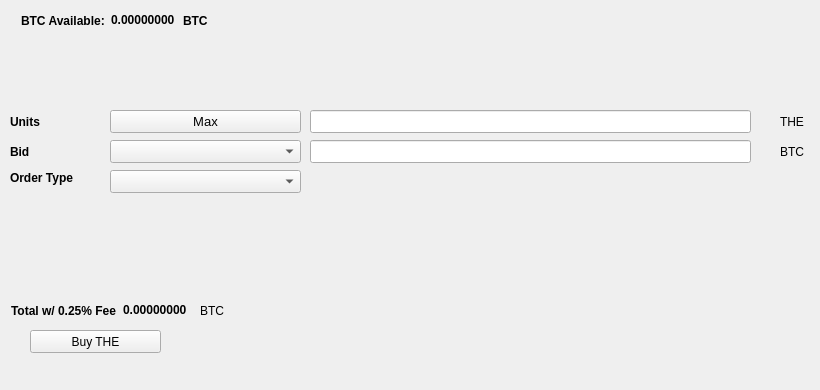
   <widget class="QWidget" name="BuyTab">
    <attribute name="title">
     <string>Buy</string>
    </attribute>
    <widget class="QPushButton" name="BuyTHE">
     <property name="geometry">
      <rect>
       <x>30</x>
       <y>330</y>
       <width>131</width>
       <height>23</height>
      </rect>
     </property>
     <property name="text">
      <string>Buy THE</string>
     </property>
     <property name="icon">
      <iconset resource="../thenode.qrc">
       <normaloff>:/icons/bitcoin</normaloff>:/icons/bitcoin</iconset>
     </property>
    </widget>
    <widget class="QLabel" name="label_3">
     <property name="geometry">
      <rect>
       <x>10</x>
       <y>110</y>
       <width>46</width>
       <height>23</height>
      </rect>
     </property>
     <property name="font">
      <font>
       <weight>75</weight>
       <bold>true</bold>
      </font>
     </property>
     <property name="text">
      <string>Units</string>
     </property>
    </widget>
    <widget class="QLineEdit" name="UnitsInput">
     <property name="geometry">
      <rect>
       <x>310</x>
       <y>110</y>
       <width>441</width>
       <height>23</height>
      </rect>
     </property>
     <property name="font">
      <font>
       <pointsize>9</pointsize>
       <weight>75</weight>
       <bold>true</bold>
      </font>
     </property>
    </widget>
    <widget class="QLineEdit" name="BuyBidPriceEdit">
     <property name="geometry">
      <rect>
       <x>310</x>
       <y>140</y>
       <width>441</width>
       <height>23</height>
      </rect>
     </property>
     <property name="font">
      <font>
       <pointsize>9</pointsize>
       <weight>75</weight>
       <bold>true</bold>
      </font>
     </property>
    </widget>
    <widget class="QLabel" name="label_4">
     <property name="geometry">
      <rect>
       <x>780</x>
       <y>110</y>
       <width>31</width>
       <height>23</height>
      </rect>
     </property>
     <property name="text">
      <string>THE</string>
     </property>
    </widget>
    <widget class="QLabel" name="label_5">
     <property name="geometry">
      <rect>
       <x>780</x>
       <y>140</y>
       <width>31</width>
       <height>23</height>
      </rect>
     </property>
     <property name="text">
      <string>BTC</string>
     </property>
    </widget>
    <widget class="QLabel" name="label_6">
     <property name="geometry">
      <rect>
       <x>10</x>
       <y>140</y>
       <width>46</width>
       <height>23</height>
      </rect>
     </property>
     <property name="font">
      <font>
       <weight>75</weight>
       <bold>true</bold>
      </font>
     </property>
     <property name="text">
      <string>Bid</string>
     </property>
    </widget>
    <widget class="QLabel" name="label_7">
     <property name="geometry">
      <rect>
       <x>10</x>
       <y>170</y>
       <width>91</width>
       <height>16</height>
      </rect>
     </property>
     <property name="font">
      <font>
       <weight>75</weight>
       <bold>true</bold>
      </font>
     </property>
     <property name="text">
      <string>Order Type</string>
     </property>
    </widget>
    <widget class="QPushButton" name="Buy_Max_Amount">
     <property name="geometry">
      <rect>
       <x>110</x>
       <y>110</y>
       <width>191</width>
       <height>23</height>
      </rect>
     </property>
     <property name="font">
      <font>
       <pointsize>10</pointsize>
      </font>
     </property>
     <property name="text">
      <string>Max</string>
     </property>
    </widget>
    <widget class="QComboBox" name="BuyBidcomboBox">
     <property name="geometry">
      <rect>
       <x>110</x>
       <y>140</y>
       <width>191</width>
       <height>23</height>
      </rect>
     </property>
     <property name="font">
      <font>
       <pointsize>10</pointsize>
      </font>
     </property>
    </widget>
    <widget class="QComboBox" name="buyOrdertypeCombo">
     <property name="geometry">
      <rect>
       <x>110</x>
       <y>170</y>
       <width>191</width>
       <height>23</height>
      </rect>
     </property>
     <property name="font">
      <font>
       <pointsize>10</pointsize>
      </font>
     </property>
    </widget>
    <widget class="QWidget" name="layoutWidget1">
     <property name="geometry">
      <rect>
       <x>21</x>
       <y>11</y>
       <width>227</width>
       <height>19</height>
      </rect>
     </property>
     <layout class="QHBoxLayout" name="horizontalLayout_3">
      <item>
       <widget class="QLabel" name="label232">
        <property name="font">
         <font>
          <weight>75</weight>
          <bold>true</bold>
         </font>
        </property>
        <property name="text">
         <string>BTC Available:</string>
        </property>
       </widget>
      </item>
      <item>
       <widget class="QLabel" name="BtcAvailableLbl">
        <property name="palette">
         <palette>
          <active>
           <colorrole role="WindowText">
            <brush brushstyle="SolidPattern">
             <color alpha="255">
              <red>0</red>
              <green>0</green>
              <blue>0</blue>
             </color>
            </brush>
           </colorrole>
           <colorrole role="Button">
            <brush brushstyle="SolidPattern">
             <color alpha="255">
              <red>0</red>
              <green>170</green>
              <blue>0</blue>
             </color>
            </brush>
           </colorrole>
           <colorrole role="Light">
            <brush brushstyle="SolidPattern">
             <color alpha="255">
              <red>0</red>
              <green>255</green>
              <blue>0</blue>
             </color>
            </brush>
           </colorrole>
           <colorrole role="Midlight">
            <brush brushstyle="SolidPattern">
             <color alpha="255">
              <red>0</red>
              <green>212</green>
              <blue>0</blue>
             </color>
            </brush>
           </colorrole>
           <colorrole role="Dark">
            <brush brushstyle="SolidPattern">
             <color alpha="255">
              <red>0</red>
              <green>85</green>
              <blue>0</blue>
             </color>
            </brush>
           </colorrole>
           <colorrole role="Mid">
            <brush brushstyle="SolidPattern">
             <color alpha="255">
              <red>0</red>
              <green>113</green>
              <blue>0</blue>
             </color>
            </brush>
           </colorrole>
           <colorrole role="Text">
            <brush brushstyle="SolidPattern">
             <color alpha="255">
              <red>0</red>
              <green>170</green>
              <blue>0</blue>
             </color>
            </brush>
           </colorrole>
           <colorrole role="BrightText">
            <brush brushstyle="SolidPattern">
             <color alpha="255">
              <red>255</red>
              <green>255</green>
              <blue>255</blue>
             </color>
            </brush>
           </colorrole>
           <colorrole role="ButtonText">
            <brush brushstyle="SolidPattern">
             <color alpha="255">
              <red>0</red>
              <green>0</green>
              <blue>0</blue>
             </color>
            </brush>
           </colorrole>
           <colorrole role="Base">
            <brush brushstyle="SolidPattern">
             <color alpha="255">
              <red>255</red>
              <green>255</green>
              <blue>255</blue>
             </color>
            </brush>
           </colorrole>
           <colorrole role="Window">
            <brush brushstyle="SolidPattern">
             <color alpha="255">
              <red>0</red>
              <green>170</green>
              <blue>0</blue>
             </color>
            </brush>
           </colorrole>
           <colorrole role="Shadow">
            <brush brushstyle="SolidPattern">
             <color alpha="255">
              <red>0</red>
              <green>0</green>
              <blue>0</blue>
             </color>
            </brush>
           </colorrole>
           <colorrole role="AlternateBase">
            <brush brushstyle="SolidPattern">
             <color alpha="255">
              <red>127</red>
              <green>212</green>
              <blue>127</blue>
             </color>
            </brush>
           </colorrole>
           <colorrole role="ToolTipBase">
            <brush brushstyle="SolidPattern">
             <color alpha="255">
              <red>255</red>
              <green>255</green>
              <blue>220</blue>
             </color>
            </brush>
           </colorrole>
           <colorrole role="ToolTipText">
            <brush brushstyle="SolidPattern">
             <color alpha="255">
              <red>0</red>
              <green>0</green>
              <blue>0</blue>
             </color>
            </brush>
           </colorrole>
          </active>
          <inactive>
           <colorrole role="WindowText">
            <brush brushstyle="SolidPattern">
             <color alpha="255">
              <red>0</red>
              <green>0</green>
              <blue>0</blue>
             </color>
            </brush>
           </colorrole>
           <colorrole role="Button">
            <brush brushstyle="SolidPattern">
             <color alpha="255">
              <red>0</red>
              <green>170</green>
              <blue>0</blue>
             </color>
            </brush>
           </colorrole>
           <colorrole role="Light">
            <brush brushstyle="SolidPattern">
             <color alpha="255">
              <red>0</red>
              <green>255</green>
              <blue>0</blue>
             </color>
            </brush>
           </colorrole>
           <colorrole role="Midlight">
            <brush brushstyle="SolidPattern">
             <color alpha="255">
              <red>0</red>
              <green>212</green>
              <blue>0</blue>
             </color>
            </brush>
           </colorrole>
           <colorrole role="Dark">
            <brush brushstyle="SolidPattern">
             <color alpha="255">
              <red>0</red>
              <green>85</green>
              <blue>0</blue>
             </color>
            </brush>
           </colorrole>
           <colorrole role="Mid">
            <brush brushstyle="SolidPattern">
             <color alpha="255">
              <red>0</red>
              <green>113</green>
              <blue>0</blue>
             </color>
            </brush>
           </colorrole>
           <colorrole role="Text">
            <brush brushstyle="SolidPattern">
             <color alpha="255">
              <red>0</red>
              <green>170</green>
              <blue>0</blue>
             </color>
            </brush>
           </colorrole>
           <colorrole role="BrightText">
            <brush brushstyle="SolidPattern">
             <color alpha="255">
              <red>255</red>
              <green>255</green>
              <blue>255</blue>
             </color>
            </brush>
           </colorrole>
           <colorrole role="ButtonText">
            <brush brushstyle="SolidPattern">
             <color alpha="255">
              <red>0</red>
              <green>0</green>
              <blue>0</blue>
             </color>
            </brush>
           </colorrole>
           <colorrole role="Base">
            <brush brushstyle="SolidPattern">
             <color alpha="255">
              <red>255</red>
              <green>255</green>
              <blue>255</blue>
             </color>
            </brush>
           </colorrole>
           <colorrole role="Window">
            <brush brushstyle="SolidPattern">
             <color alpha="255">
              <red>0</red>
              <green>170</green>
              <blue>0</blue>
             </color>
            </brush>
           </colorrole>
           <colorrole role="Shadow">
            <brush brushstyle="SolidPattern">
             <color alpha="255">
              <red>0</red>
              <green>0</green>
              <blue>0</blue>
             </color>
            </brush>
           </colorrole>
           <colorrole role="AlternateBase">
            <brush brushstyle="SolidPattern">
             <color alpha="255">
              <red>127</red>
              <green>212</green>
              <blue>127</blue>
             </color>
            </brush>
           </colorrole>
           <colorrole role="ToolTipBase">
            <brush brushstyle="SolidPattern">
             <color alpha="255">
              <red>255</red>
              <green>255</green>
              <blue>220</blue>
             </color>
            </brush>
           </colorrole>
           <colorrole role="ToolTipText">
            <brush brushstyle="SolidPattern">
             <color alpha="255">
              <red>0</red>
              <green>0</green>
              <blue>0</blue>
             </color>
            </brush>
           </colorrole>
          </inactive>
          <disabled>
           <colorrole role="WindowText">
            <brush brushstyle="SolidPattern">
             <color alpha="255">
              <red>0</red>
              <green>85</green>
              <blue>0</blue>
             </color>
            </brush>
           </colorrole>
           <colorrole role="Button">
            <brush brushstyle="SolidPattern">
             <color alpha="255">
              <red>0</red>
              <green>170</green>
              <blue>0</blue>
             </color>
            </brush>
           </colorrole>
           <colorrole role="Light">
            <brush brushstyle="SolidPattern">
             <color alpha="255">
              <red>0</red>
              <green>255</green>
              <blue>0</blue>
             </color>
            </brush>
           </colorrole>
           <colorrole role="Midlight">
            <brush brushstyle="SolidPattern">
             <color alpha="255">
              <red>0</red>
              <green>212</green>
              <blue>0</blue>
             </color>
            </brush>
           </colorrole>
           <colorrole role="Dark">
            <brush brushstyle="SolidPattern">
             <color alpha="255">
              <red>0</red>
              <green>85</green>
              <blue>0</blue>
             </color>
            </brush>
           </colorrole>
           <colorrole role="Mid">
            <brush brushstyle="SolidPattern">
             <color alpha="255">
              <red>0</red>
              <green>113</green>
              <blue>0</blue>
             </color>
            </brush>
           </colorrole>
           <colorrole role="Text">
            <brush brushstyle="SolidPattern">
             <color alpha="255">
              <red>0</red>
              <green>85</green>
              <blue>0</blue>
             </color>
            </brush>
           </colorrole>
           <colorrole role="BrightText">
            <brush brushstyle="SolidPattern">
             <color alpha="255">
              <red>255</red>
              <green>255</green>
              <blue>255</blue>
             </color>
            </brush>
           </colorrole>
           <colorrole role="ButtonText">
            <brush brushstyle="SolidPattern">
             <color alpha="255">
              <red>0</red>
              <green>85</green>
              <blue>0</blue>
             </color>
            </brush>
           </colorrole>
           <colorrole role="Base">
            <brush brushstyle="SolidPattern">
             <color alpha="255">
              <red>0</red>
              <green>170</green>
              <blue>0</blue>
             </color>
            </brush>
           </colorrole>
           <colorrole role="Window">
            <brush brushstyle="SolidPattern">
             <color alpha="255">
              <red>0</red>
              <green>170</green>
              <blue>0</blue>
             </color>
            </brush>
           </colorrole>
           <colorrole role="Shadow">
            <brush brushstyle="SolidPattern">
             <color alpha="255">
              <red>0</red>
              <green>0</green>
              <blue>0</blue>
             </color>
            </brush>
           </colorrole>
           <colorrole role="AlternateBase">
            <brush brushstyle="SolidPattern">
             <color alpha="255">
              <red>0</red>
              <green>170</green>
              <blue>0</blue>
             </color>
            </brush>
           </colorrole>
           <colorrole role="ToolTipBase">
            <brush brushstyle="SolidPattern">
             <color alpha="255">
              <red>255</red>
              <green>255</green>
              <blue>220</blue>
             </color>
            </brush>
           </colorrole>
           <colorrole role="ToolTipText">
            <brush brushstyle="SolidPattern">
             <color alpha="255">
              <red>0</red>
              <green>0</green>
              <blue>0</blue>
             </color>
            </brush>
           </colorrole>
          </disabled>
         </palette>
        </property>
        <property name="font">
         <font>
          <weight>75</weight>
          <bold>true</bold>
         </font>
        </property>
        <property name="text">
         <string>0.00000000</string>
        </property>
        <property name="textInteractionFlags">
         <set>Qt::LinksAccessibleByMouse|Qt::TextSelectableByKeyboard|Qt::TextSelectableByMouse</set>
        </property>
       </widget>
      </item>
      <item>
       <widget class="QLabel" name="BtcAvailableLbl_2">
        <property name="font">
         <font>
          <weight>75</weight>
          <bold>true</bold>
         </font>
        </property>
        <property name="text">
         <string>BTC</string>
        </property>
       </widget>
      </item>
     </layout>
    </widget>
    <widget class="QWidget" name="layoutWidge2">
     <property name="geometry">
      <rect>
       <x>11</x>
       <y>301</y>
       <width>259</width>
       <height>19</height>
      </rect>
     </property>
     <layout class="QHBoxLayout" name="horizontalLayout_4">
      <item>
       <widget class="QLabel" name="label_9">
        <property name="font">
         <font>
          <weight>75</weight>
          <bold>true</bold>
         </font>
        </property>
        <property name="text">
         <string>Total w/ 0.25% Fee</string>
        </property>
       </widget>
      </item>
      <item>
       <widget class="QLabel" name="BuyCostLabel">
        <property name="palette">
         <palette>
          <active>
           <colorrole role="WindowText">
            <brush brushstyle="SolidPattern">
             <color alpha="255">
              <red>0</red>
              <green>0</green>
              <blue>0</blue>
             </color>
            </brush>
           </colorrole>
           <colorrole role="Button">
            <brush brushstyle="SolidPattern">
             <color alpha="255">
              <red>0</red>
              <green>170</green>
              <blue>0</blue>
             </color>
            </brush>
           </colorrole>
           <colorrole role="Light">
            <brush brushstyle="SolidPattern">
             <color alpha="255">
              <red>0</red>
              <green>255</green>
              <blue>0</blue>
             </color>
            </brush>
           </colorrole>
           <colorrole role="Midlight">
            <brush brushstyle="SolidPattern">
             <color alpha="255">
              <red>0</red>
              <green>212</green>
              <blue>0</blue>
             </color>
            </brush>
           </colorrole>
           <colorrole role="Dark">
            <brush brushstyle="SolidPattern">
             <color alpha="255">
              <red>0</red>
              <green>85</green>
              <blue>0</blue>
             </color>
            </brush>
           </colorrole>
           <colorrole role="Mid">
            <brush brushstyle="SolidPattern">
             <color alpha="255">
              <red>0</red>
              <green>113</green>
              <blue>0</blue>
             </color>
            </brush>
           </colorrole>
           <colorrole role="Text">
            <brush brushstyle="SolidPattern">
             <color alpha="255">
              <red>0</red>
              <green>170</green>
              <blue>0</blue>
             </color>
            </brush>
           </colorrole>
           <colorrole role="BrightText">
            <brush brushstyle="SolidPattern">
             <color alpha="255">
              <red>255</red>
              <green>255</green>
              <blue>255</blue>
             </color>
            </brush>
           </colorrole>
           <colorrole role="ButtonText">
            <brush brushstyle="SolidPattern">
             <color alpha="255">
              <red>0</red>
              <green>0</green>
              <blue>0</blue>
             </color>
            </brush>
           </colorrole>
           <colorrole role="Base">
            <brush brushstyle="SolidPattern">
             <color alpha="255">
              <red>255</red>
              <green>255</green>
              <blue>255</blue>
             </color>
            </brush>
           </colorrole>
           <colorrole role="Window">
            <brush brushstyle="SolidPattern">
             <color alpha="255">
              <red>0</red>
              <green>170</green>
              <blue>0</blue>
             </color>
            </brush>
           </colorrole>
           <colorrole role="Shadow">
            <brush brushstyle="SolidPattern">
             <color alpha="255">
              <red>0</red>
              <green>0</green>
              <blue>0</blue>
             </color>
            </brush>
           </colorrole>
           <colorrole role="AlternateBase">
            <brush brushstyle="SolidPattern">
             <color alpha="255">
              <red>127</red>
              <green>212</green>
              <blue>127</blue>
             </color>
            </brush>
           </colorrole>
           <colorrole role="ToolTipBase">
            <brush brushstyle="SolidPattern">
             <color alpha="255">
              <red>255</red>
              <green>255</green>
              <blue>220</blue>
             </color>
            </brush>
           </colorrole>
           <colorrole role="ToolTipText">
            <brush brushstyle="SolidPattern">
             <color alpha="255">
              <red>0</red>
              <green>0</green>
              <blue>0</blue>
             </color>
            </brush>
           </colorrole>
          </active>
          <inactive>
           <colorrole role="WindowText">
            <brush brushstyle="SolidPattern">
             <color alpha="255">
              <red>0</red>
              <green>0</green>
              <blue>0</blue>
             </color>
            </brush>
           </colorrole>
           <colorrole role="Button">
            <brush brushstyle="SolidPattern">
             <color alpha="255">
              <red>0</red>
              <green>170</green>
              <blue>0</blue>
             </color>
            </brush>
           </colorrole>
           <colorrole role="Light">
            <brush brushstyle="SolidPattern">
             <color alpha="255">
              <red>0</red>
              <green>255</green>
              <blue>0</blue>
             </color>
            </brush>
           </colorrole>
           <colorrole role="Midlight">
            <brush brushstyle="SolidPattern">
             <color alpha="255">
              <red>0</red>
              <green>212</green>
              <blue>0</blue>
             </color>
            </brush>
           </colorrole>
           <colorrole role="Dark">
            <brush brushstyle="SolidPattern">
             <color alpha="255">
              <red>0</red>
              <green>85</green>
              <blue>0</blue>
             </color>
            </brush>
           </colorrole>
           <colorrole role="Mid">
            <brush brushstyle="SolidPattern">
             <color alpha="255">
              <red>0</red>
              <green>113</green>
              <blue>0</blue>
             </color>
            </brush>
           </colorrole>
           <colorrole role="Text">
            <brush brushstyle="SolidPattern">
             <color alpha="255">
              <red>0</red>
              <green>170</green>
              <blue>0</blue>
             </color>
            </brush>
           </colorrole>
           <colorrole role="BrightText">
            <brush brushstyle="SolidPattern">
             <color alpha="255">
              <red>255</red>
              <green>255</green>
              <blue>255</blue>
             </color>
            </brush>
           </colorrole>
           <colorrole role="ButtonText">
            <brush brushstyle="SolidPattern">
             <color alpha="255">
              <red>0</red>
              <green>0</green>
              <blue>0</blue>
             </color>
            </brush>
           </colorrole>
           <colorrole role="Base">
            <brush brushstyle="SolidPattern">
             <color alpha="255">
              <red>255</red>
              <green>255</green>
              <blue>255</blue>
             </color>
            </brush>
           </colorrole>
           <colorrole role="Window">
            <brush brushstyle="SolidPattern">
             <color alpha="255">
              <red>0</red>
              <green>170</green>
              <blue>0</blue>
             </color>
            </brush>
           </colorrole>
           <colorrole role="Shadow">
            <brush brushstyle="SolidPattern">
             <color alpha="255">
              <red>0</red>
              <green>0</green>
              <blue>0</blue>
             </color>
            </brush>
           </colorrole>
           <colorrole role="AlternateBase">
            <brush brushstyle="SolidPattern">
             <color alpha="255">
              <red>127</red>
              <green>212</green>
              <blue>127</blue>
             </color>
            </brush>
           </colorrole>
           <colorrole role="ToolTipBase">
            <brush brushstyle="SolidPattern">
             <color alpha="255">
              <red>255</red>
              <green>255</green>
              <blue>220</blue>
             </color>
            </brush>
           </colorrole>
           <colorrole role="ToolTipText">
            <brush brushstyle="SolidPattern">
             <color alpha="255">
              <red>0</red>
              <green>0</green>
              <blue>0</blue>
             </color>
            </brush>
           </colorrole>
          </inactive>
          <disabled>
           <colorrole role="WindowText">
            <brush brushstyle="SolidPattern">
             <color alpha="255">
              <red>0</red>
              <green>85</green>
              <blue>0</blue>
             </color>
            </brush>
           </colorrole>
           <colorrole role="Button">
            <brush brushstyle="SolidPattern">
             <color alpha="255">
              <red>0</red>
              <green>170</green>
              <blue>0</blue>
             </color>
            </brush>
           </colorrole>
           <colorrole role="Light">
            <brush brushstyle="SolidPattern">
             <color alpha="255">
              <red>0</red>
              <green>255</green>
              <blue>0</blue>
             </color>
            </brush>
           </colorrole>
           <colorrole role="Midlight">
            <brush brushstyle="SolidPattern">
             <color alpha="255">
              <red>0</red>
              <green>212</green>
              <blue>0</blue>
             </color>
            </brush>
           </colorrole>
           <colorrole role="Dark">
            <brush brushstyle="SolidPattern">
             <color alpha="255">
              <red>0</red>
              <green>85</green>
              <blue>0</blue>
             </color>
            </brush>
           </colorrole>
           <colorrole role="Mid">
            <brush brushstyle="SolidPattern">
             <color alpha="255">
              <red>0</red>
              <green>113</green>
              <blue>0</blue>
             </color>
            </brush>
           </colorrole>
           <colorrole role="Text">
            <brush brushstyle="SolidPattern">
             <color alpha="255">
              <red>0</red>
              <green>85</green>
              <blue>0</blue>
             </color>
            </brush>
           </colorrole>
           <colorrole role="BrightText">
            <brush brushstyle="SolidPattern">
             <color alpha="255">
              <red>255</red>
              <green>255</green>
              <blue>255</blue>
             </color>
            </brush>
           </colorrole>
           <colorrole role="ButtonText">
            <brush brushstyle="SolidPattern">
             <color alpha="255">
              <red>0</red>
              <green>85</green>
              <blue>0</blue>
             </color>
            </brush>
           </colorrole>
           <colorrole role="Base">
            <brush brushstyle="SolidPattern">
             <color alpha="255">
              <red>0</red>
              <green>170</green>
              <blue>0</blue>
             </color>
            </brush>
           </colorrole>
           <colorrole role="Window">
            <brush brushstyle="SolidPattern">
             <color alpha="255">
              <red>0</red>
              <green>170</green>
              <blue>0</blue>
             </color>
            </brush>
           </colorrole>
           <colorrole role="Shadow">
            <brush brushstyle="SolidPattern">
             <color alpha="255">
              <red>0</red>
              <green>0</green>
              <blue>0</blue>
             </color>
            </brush>
           </colorrole>
           <colorrole role="AlternateBase">
            <brush brushstyle="SolidPattern">
             <color alpha="255">
              <red>0</red>
              <green>170</green>
              <blue>0</blue>
             </color>
            </brush>
           </colorrole>
           <colorrole role="ToolTipBase">
            <brush brushstyle="SolidPattern">
             <color alpha="255">
              <red>255</red>
              <green>255</green>
              <blue>220</blue>
             </color>
            </brush>
           </colorrole>
           <colorrole role="ToolTipText">
            <brush brushstyle="SolidPattern">
             <color alpha="255">
              <red>0</red>
              <green>0</green>
              <blue>0</blue>
             </color>
            </brush>
           </colorrole>
          </disabled>
         </palette>
        </property>
        <property name="font">
         <font>
          <weight>75</weight>
          <bold>true</bold>
         </font>
        </property>
        <property name="autoFillBackground">
         <bool>false</bool>
        </property>
        <property name="text">
         <string>0.00000000</string>
        </property>
        <property name="textInteractionFlags">
         <set>Qt::LinksAccessibleByMouse|Qt::TextSelectableByMouse</set>
        </property>
       </widget>
      </item>
      <item>
       <widget class="QLabel" name="label_10">
        <property name="font">
         <font>
          <weight>50</weight>
          <bold>false</bold>
         </font>
        </property>
        <property name="text">
         <string>BTC</string>
        </property>
       </widget>
      </item>
     </layout>
    </widget>
    <widget class="QLabel" name="label_24">
     <property name="geometry">
      <rect>
       <x>460</x>
       <y>300</y>
       <width>281</width>
       <height>81</height>
      </rect>
     </property>
     <property name="text">
      <string/>
     </property>
     <property name="pixmap">
      <pixmap>:/images/bittrex</pixmap>
     </property>
    </widget>
   </widget>
